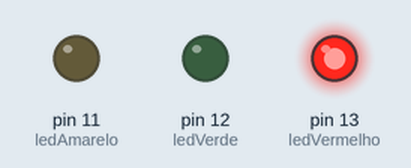
The sketch below on a simulated Arduino Uno, built with avr-gcc and run on an emulated ATmega328P. Parts: output pins drawn as LEDs (lit = HIGH).

Above: at 0.5 s.
At 1.5 s:
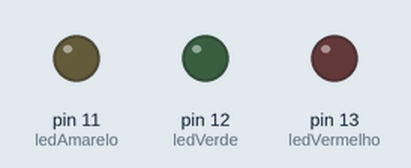
At 2.5 s:
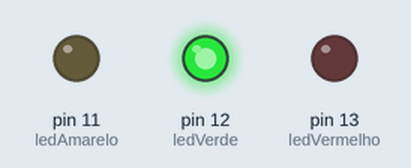
At 4.5 s:
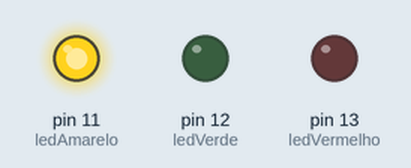
Timing chart, 0 to 6.5 s (numbered marks = the images above):
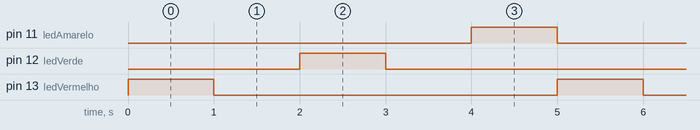

The sketch:

piscaLedSequencia.ino
```cpp
int ledVermelho = 13;
int ledVerde = 12;
int ledAmarelo = 11;

void setup() {
  // put your setup code here, to run once:
  pinMode(ledVermelho, OUTPUT);
  pinMode(ledVerde, OUTPUT);
  pinMode(ledAmarelo, OUTPUT);
}

void loop() {
  // put your main code here, to run repeatedly:
  digitalWrite(ledVermelho, HIGH);
  delay(1000);
  digitalWrite(ledVermelho, LOW);
  delay(1000);
  digitalWrite(ledVerde, HIGH);
  delay(1000);
  digitalWrite(ledVerde, LOW);
  delay(1000);
  digitalWrite(ledAmarelo, HIGH);
  delay(1000);
  digitalWrite(ledAmarelo, LOW);

}
```

sequencia.ino
```cpp

```

Measured:
- by itself, pin 11 (ledAmarelo), pin 12 (ledVerde), pin 13 (ledVermelho): alternates HIGH for 1.0 s and LOW for 4.0 s
- by itself, everything shown: repeats every 5.0 s, in 6 steps
